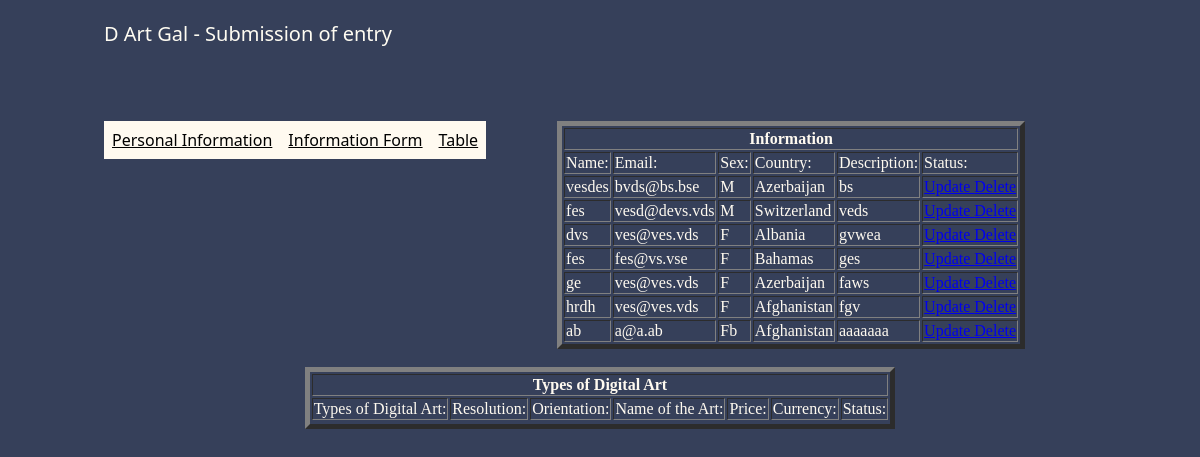
The app's page /records/ with its own data.
### dglsys/models.py (models this page shows)
class Submisyon(models.Model):
	fnam = models.CharField(blank = True, max_length=100)
	emayl = models.CharField(blank = True, max_length=100)
	seks = models.CharField(blank = True, max_length=100)
	countri = models.CharField(blank = True, max_length=100)
	descr = models.CharField(blank = True, max_length=100)

### dglsys/views.py (the view, shortened to what this page needs)
# urls.py: path('records/',views.records, name="records"),
def records(request):
	sSubmisyon = Submisyon.objects.all()
	sDigitaltype = Digitaltype.objects.all()
	return render (request, 'table.html', {'Submisyon':sSubmisyon,'Digitaltype':sDigitaltype})

### dglsys/templates/table.html (shortened to what this page needs)
{% extends 'navvv.html' %}
{% load static %}
{%block content%}
    <div id="nakalabass" >
        <table border="5" bordercolor="" align="center" class="boxngsub2">
            <tr>
              <th colspan="10">Information</th>
          </tr>
                <tr>
                    <td>Name:</td>
                    <td>Email:</td>
                    <td>Sex:</td>
                    <td>Country:</td>
                    <td>Description:</td>
                    <td>Status:</td>
                </tr>
                <tr>
                {%for info in Submisyon%}
                    <td>{{info.fnam}}</td>
                    <td>{{info.emayl}}</td>
                    <td>{{info.seks}}</td>
                    <td>{{info.countri}}</td>
                    <td>{{info.descr}}</td>
                    <td>
                      <a type='button' href="{% url 'dglsys:update' info.pk%}" > Update </a>    <a class="btn btn-sm" type='button' href="{% url 'dglsys:delete' info.pk %}" > Delete </a>
                    </td>
                </tr>
                {%endfor%}
         </table><br>
          <table border="5" bordercolor="" align="center" class="boxngsub2">
            <tr>
              <th colspan="10">Types of Digital Art</th>
          </tr>
                <tr>
                    <td>Types of Digital Art:</td>
                    <td>Resolution:</td>
                    <td>Orientation:</td>
                    <td>Name of the Art:</td>
                    <td>Price:</td>
                    <td>Currency:</td>
                    <td>Status:</td>
                </tr>
         </table><br>
    </div>
{%endblock%}

### dglsys/templates/navvv.html (shortened to what this page needs)
{% load static %}
<!DOCTYPE html>
<html>
<head>
	<link rel="stylesheet" href="{% static 'css/style.css' %}">
</head>
	<body>
		<div class="logo">
			<p>D Art Gal - Submission of entry</p> <br><br>
		</div>
		<ul>
		  <li><a href="{% url "dglsys:MainPage" %}">Personal Information</a></li>
		  <li><a href="{% url "dglsys:Information" %}">Information Form</a></li>
		  <li><a href="{% url "dglsys:records" %}">Table</a></li>
		</ul>
		{%block content%}
		{% endblock %}
	</body>
</html>

### dglsys/static/style.css (style rules this page uses)
body { background-color:#36405A; padding-left: 8%; padding-right: 8%; box-sizing: border-box; user-select: none; }
.logo { font-size:20px; color:#fffcf2; font-family: 'Noto Sans', sans-serif; user-select: none; }
ul { list-style-type: none; margin: 0; padding: 0; }
li { float: left; }
li a { color:black; font-family: 'Noto Sans', sans-serif; display: block; padding: 8px; background-color: floralwhite; }
th { color: floralwhite; }
td { color: floralwhite; }

### records on screen
Submisyon: fnam "vesdes", emayl "bvds@bs.bse", seks "M", countri "Azerbaijan", descr "bs"
Submisyon: fnam "fes", emayl "vesd@devs.vds", seks "M", countri "Switzerland", descr "veds"
Submisyon: fnam "dvs", emayl "ves@ves.vds", seks "F", countri "Albania", descr "gvwea"
Submisyon: fnam "fes", emayl "fes@vs.vse", seks "F", countri "Bahamas", descr "ges"
Submisyon: fnam "ge", emayl "ves@ves.vds", seks "F", countri "Azerbaijan", descr "faws"
Submisyon: fnam "hrdh", emayl "ves@ves.vds", seks "F", countri "Afghanistan", descr "fgv"
Submisyon: fnam "ab", emayl "a@a.ab", seks "Fb", countri "Afghanistan", descr "aaaaaaa"
